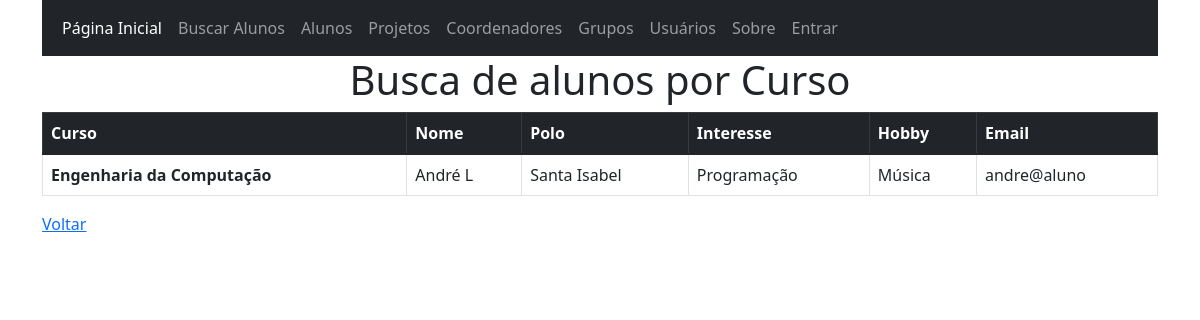
Page /busca_por_curso on the earlier database version.
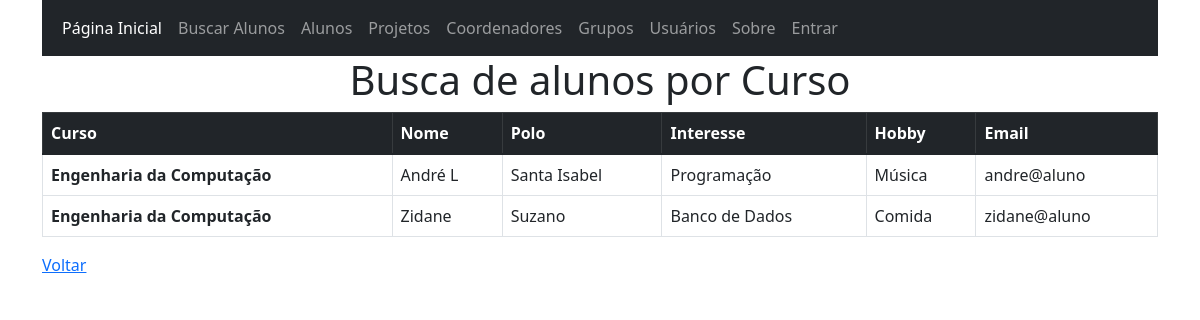
Same page on the later database version.
### app.py (models this page shows, shortened)
class alunos(db.Model):
    ra = db.Column(db.Integer, primary_key=True)
    nome = db.Column(db.String(50))
    email = db.Column(db.String(50))
    senha = db.Column(db.String(50))
    curso = db.Column(db.String(50))
    polo = db.Column(db.String(50))
    interesse = db.Column(db.String(50))
    hobby = db.Column(db.String(50))
    telefone = db.Column(db.String(15))
    tipo_usuario = db.Column(db.String(20))
    projeto_id = db.Column(db.Integer, ForeignKey('projetos.id'))
    grupo_id = db.Column(db.Integer, ForeignKey('grupos.id'))

### app.py (the view)
@app.route('/busca_por_curso', methods=['GET','POST'])
def busca_por_curso():
    aluno_teste = {
        "nome":"Aluno Teste",
        "curso":"Engenharia da Computação",
        "polo":"Santa Isabel",
        "interesse":"Banco de Dados",
        "hobby":"Futebol"
    }
    integrantes = alunos.query.filter_by(curso=aluno_teste['curso'])
    return render_template('busca_por_curso.html', integrantes=integrantes)

### templates/busca_por_curso.html
{% extends 'base.html' %}
{% block conteudo %}
    <h1 align="center">Busca de alunos por Curso</h1>
    <table class="table table-bordered table-hover">
        <thead class="table-dark">
            <th scope="col">Curso</th>
            <th scope="col">Nome</th>
            <th scope="col">Polo</th>
            <th scope="col">Interesse</th>
            <th scope="col">Hobby</th>
            <th scope="col">Email</th>
        </thead>
        <tbody>
            {% for aluno in integrantes %}
                <tr>
                    <td><strong>{{aluno.curso}}</strong></td>
                    <td>{{aluno.nome}}</td>
                    <td>{{aluno.polo}}</td>
                    <td>{{aluno.interesse}}</td>
                    <td>{{aluno.hobby}}</td>
                    <td>{{aluno.email}}</td>
                </tr>
            {% endfor %}
        </tbody>
    </table>
    <a href="{{url_for('buscar_alunos')}}">Voltar</a>
{% endblock conteudo %}

Differences in the rows shown:
added alunos: curso "Engenharia da Computação", nome "Zidane", polo "Suzano", interesse "Banco de Dados", hobby "Comida", email "zidane@aluno"
